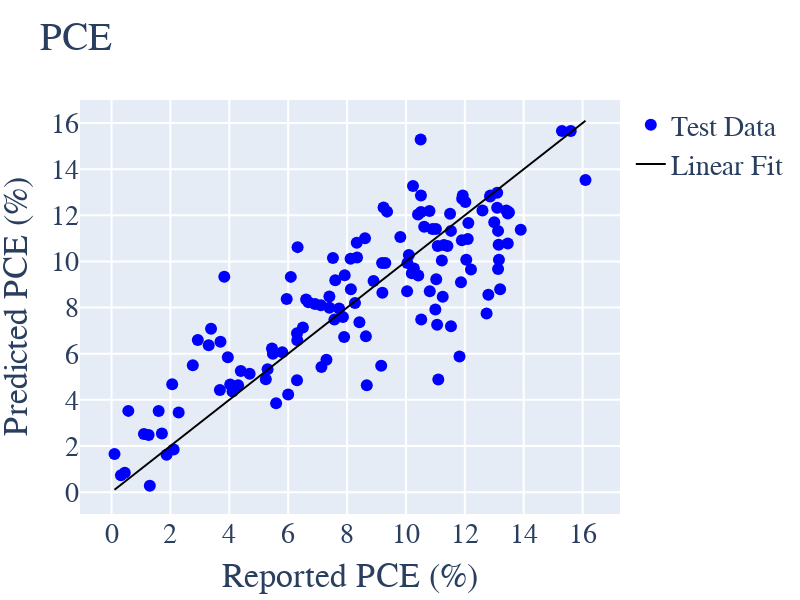

The notebook cell this image was saved under:
### Code cell
import plotly
import plotly.graph_objs as go
from plotly.offline import iplot
plotly.offline.init_notebook_mode(connected=True)

layout0= go.Layout(title= "PCE", hovermode= 'closest',
                   font = dict(family='Times New Roman',size=28),
                   xaxis= dict(title= 'Reported PCE (%)',zeroline= False, gridwidth= 2, dtick=2),
                   yaxis= dict(title= 'Predicted PCE (%)',zeroline= False, gridwidth= 2),#range=[-350,3750]),
                   height=600,
                   width=800,
                   showlegend= True                 
)

fit  = np.linspace(min(y_test), max(y_test))
trace0 = go.Scatter(x = y_test, y = pred, mode = 'markers', marker= dict(size= 12, color= 'blue'),name='Test Data')
# trace1 = go.Scatter(x = test_outputs ,y = y_pred, mode = 'markers', text=test_inputs.index,marker= dict(size= 12, color= 'red'), 
#                     error_y = dict(type='data',array=y_std,visible=True),name='Testing Data')
trace2 = go.Scatter(x = fit ,y = fit, mode = 'lines', marker= dict(size= 12, color= 'black'), text = 'Fit',name='Linear Fit')

data = [trace0,trace2]
fig= go.Figure(data, layout=layout0)
iplot(fig)

### Figure 1 — Plotly figure (JSON) as saved in the notebook; plotly's stock layout.template omitted (floating-point values rounded to 4 significant figures; data arrays with more than 128 entries replaced by an {"elided": "..."} marker saying what was removed)
{"data": [{"marker": {"color": "blue", "size": 12}, "mode": "markers", "name": "Test Data", "type": "scatter", "x": {"elided": "132 float values"}, "y": {"elided": "132 float values"}}, {"marker": {"color": "black", "size": 12}, "mode": "lines", "name": "Linear Fit", "text": "Fit", "type": "scatter", "x": [0.1, 0.4265, 0.7531, 1.08, 1.406, 1.733, 2.059, 2.386, 2.712, 3.039, 3.365, 3.692, 4.018, 4.345, 4.671, 4.998, 5.324, 5.651, 5.978, 6.304, 6.631, 6.957, 7.284, 7.61, 7.937, 8.263, 8.59, 8.916, 9.243, 9.569, 9.896, 10.22, 10.55, 10.88, 11.2, 11.53, 11.86, 12.18, 12.51, 12.83, 13.16, 13.49, 13.81, 14.14, 14.47, 14.79, 15.12, 15.45, 15.77, 16.1], "y": [0.1, 0.4265, 0.7531, 1.08, 1.406, 1.733, 2.059, 2.386, 2.712, 3.039, 3.365, 3.692, 4.018, 4.345, 4.671, 4.998, 5.324, 5.651, 5.978, 6.304, 6.631, 6.957, 7.284, 7.61, 7.937, 8.263, 8.59, 8.916, 9.243, 9.569, 9.896, 10.22, 10.55, 10.88, 11.2, 11.53, 11.86, 12.18, 12.51, 12.83, 13.16, 13.49, 13.81, 14.14, 14.47, 14.79, 15.12, 15.45, 15.77, 16.1]}], "layout": {"font": {"family": "Times New Roman", "size": 28}, "height": 600, "hovermode": "closest", "showlegend": true, "title": {"text": "PCE"}, "width": 800, "xaxis": {"dtick": 2, "gridwidth": 2, "title": {"text": "Reported PCE (%)"}, "zeroline": false}, "yaxis": {"gridwidth": 2, "title": {"text": "Predicted PCE (%)"}, "zeroline": false}}}
